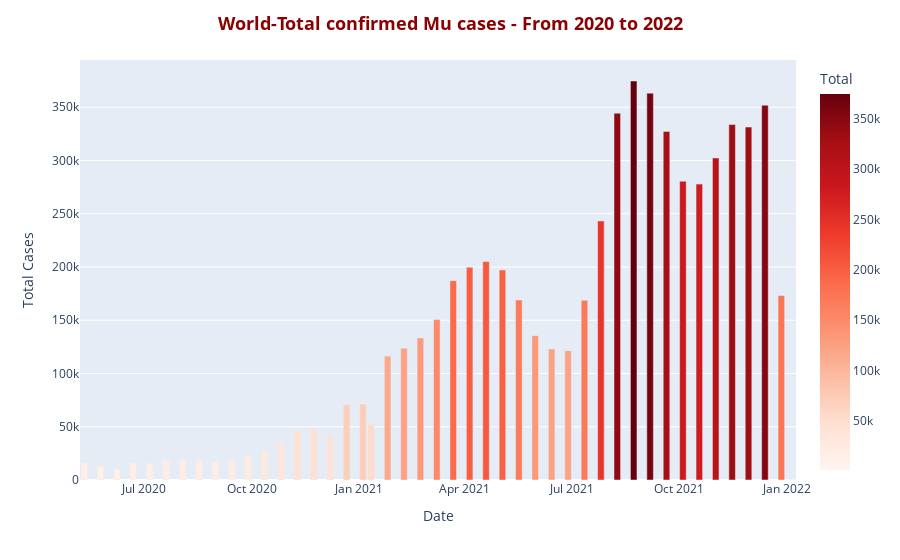

This figure's notebook cell:
### Code cell
df_mu_total = df[df['variant'] == 'Mu'].groupby('Date')['Total'].sum().reset_index()
fig = px.bar(df_mu_total,
             x='Date',
             y='Total',
             color='Total',
             color_continuous_scale = 'reds')

fig.update_layout(title = '<b>World-Total confirmed Mu cases - From 2020 to 2022<b>',
                  title_x = 0.5,
                  title_font = dict(size= 18, color = 'DarkRed'),
                  yaxis = dict(title = 'Total Cases'))
fig.show()

### Figure 1 — Plotly figure (JSON) as saved in the notebook; plotly's stock layout.template omitted (floating-point values rounded to 4 significant figures)
{"data": [{"alignmentgroup": "True", "hovertemplate": "Date=%{x}<br>Total=%{marker.color}<extra></extra>", "legendgroup": "", "marker": {"color": [16436, 12903, 9660, 16160, 15764, 18421, 19535, 18471, 17673, 18154, 23133, 27133, 35456, 46202, 47808, 42410, 70619, 71324, 52251, 116398, 123716, 133425, 150683, 187185, 199741, 205153, 197254, 169011, 135508, 123104, 121436, 168725, 243216, 344500, 374670, 363281, 327337, 280557, 277844, 302444, 333778, 331383, 351966, 173286, 979], "coloraxis": "coloraxis", "pattern": {"shape": ""}}, "name": "", "offsetgroup": "", "orientation": "v", "showlegend": false, "textposition": "auto", "type": "bar", "x": ["2020-05-11", "2020-05-25", "2020-06-08", "2020-06-22", "2020-07-06", "2020-07-20", "2020-08-03", "2020-08-17", "2020-08-31", "2020-09-14", "2020-09-28", "2020-10-12", "2020-10-26", "2020-11-09", "2020-11-23", "2020-12-07", "2020-12-21", "2021-01-04", "2021-01-11", "2021-01-25", "2021-02-08", "2021-02-22", "2021-03-08", "2021-03-22", "2021-04-05", "2021-04-19", "2021-05-03", "2021-05-17", "2021-05-31", "2021-06-14", "2021-06-28", "2021-07-12", "2021-07-26", "2021-08-09", "2021-08-23", "2021-09-06", "2021-09-20", "2021-10-04", "2021-10-18", "2021-11-01", "2021-11-15", "2021-11-29", "2021-12-13", "2021-12-27", "2022-01-05"], "xaxis": "x", "y": [16436, 12903, 9660, 16160, 15764, 18421, 19535, 18471, 17673, 18154, 23133, 27133, 35456, 46202, 47808, 42410, 70619, 71324, 52251, 116398, 123716, 133425, 150683, 187185, 199741, 205153, 197254, 169011, 135508, 123104, 121436, 168725, 243216, 344500, 374670, 363281, 327337, 280557, 277844, 302444, 333778, 331383, 351966, 173286, 979], "yaxis": "y"}], "layout": {"barmode": "relative", "coloraxis": {"colorbar": {"title": {"text": "Total"}}, "colorscale": [[0, "rgb(255,245,240)"], [0.125, "rgb(254,224,210)"], [0.25, "rgb(252,187,161)"], [0.375, "rgb(252,146,114)"], [0.5, "rgb(251,106,74)"], [0.625, "rgb(239,59,44)"], [0.75, "rgb(203,24,29)"], [0.875, "rgb(165,15,21)"], [1, "rgb(103,0,13)"]]}, "legend": {"tracegroupgap": 0}, "margin": {"t": 60}, "title": {"font": {"color": "DarkRed", "size": 18}, "text": "<b>World-Total confirmed Mu cases - From 2020 to 2022<b>", "x": 0.5}, "xaxis": {"anchor": "y", "domain": [0, 1], "title": {"text": "Date"}}, "yaxis": {"anchor": "x", "domain": [0, 1], "title": {"text": "Total Cases"}}}}
